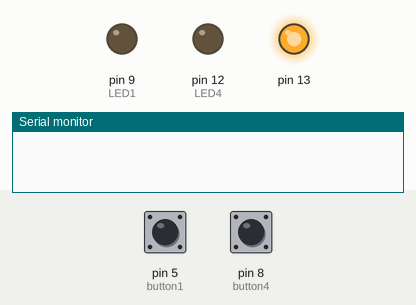
Simulated run of this sketch. Board: Arduino Uno, built with avr-gcc and run on an emulated ATmega328P. On the bench: output pins drawn as LEDs (lit = HIGH), the last lines printed to the serial monitor. The test bench sets the inputs (shaded band); at power-on: pin 5 (button1) HIGH, pin 8 (button4) LOW.

Above: at 1.2 s.
1.3 s: pin 5 (button1) pulled LOW for 0.15 s
At 1.4 s:
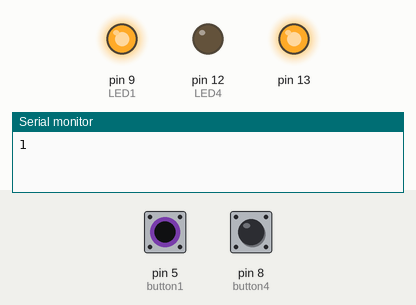
3.0 s: pin 8 (button4) pulled HIGH for 0.15 s
At 3.07 s:
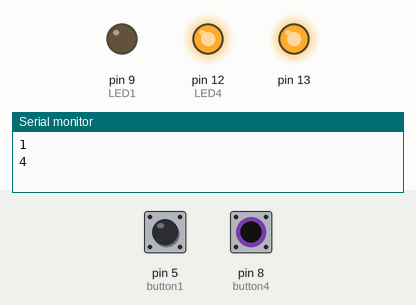
4.6 s: pin 8 (button4) pulled HIGH for 3.2 s
At 8.3 s:
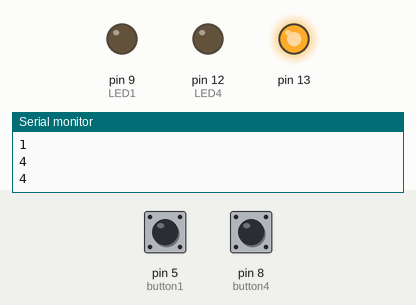
9.3 s: pin 5 (button1) pulled LOW for 3.2 s
At 10.6 s:
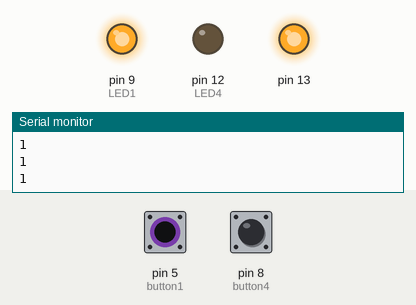
14.0 s: pin 5 (button1) driven LOW and pin 8 (button4) driven HIGH
At 15.5 s:
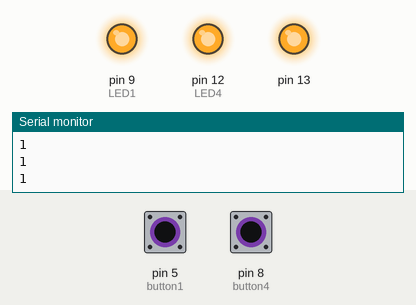
Timing chart, 0 to 16.6 s (numbered marks = the images above; inputs shaded):
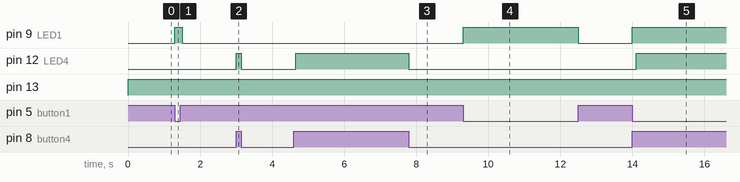

Measured:
- after the input at 1.3 s, pin 9 (LED1): LOW → HIGH at once, → LOW 0.20 s later
- after the input at 3.0 s, pin 12 (LED4): LOW → HIGH at once, → LOW 0.15 s later
- after the input at 4.6 s, pin 12 (LED4): LOW → HIGH after 0.05 s, → LOW 3.1 s later
- after the input at 9.3 s, pin 9 (LED1): LOW → HIGH at once, → LOW 3.2 s later
- after the input at 14.0 s, pin 9 (LED1): LOW → HIGH at once; pin 12 (LED4): LOW → HIGH after 0.10 s

The sketch:

checkButtonsAndLEDs.ino
```cpp
const int LED1 = 9 ;
const int LED2 = 10 ;
const int LED3 = 11 ;
const int LED4 = 12 ;
const int button1 = 5 ;
const int button2 = 6 ;
const int button3 = 7 ;
const int button4 = 8 ;
boolean isButton4Up = true;

void setup() {
  // put your setup code here, to run once:
pinMode(LED1,OUTPUT);

  pinMode(LED4 ,OUTPUT);
  pinMode(button1 ,INPUT);

  pinMode(button4 ,INPUT);
    Serial.begin(9600);
  pinMode(13 ,OUTPUT);


}

void loop() {
  // put your main code here, to run repeatedly:
  digitalWrite(13,HIGH);

if (digitalRead(button1)!=HIGH){
digitalWrite(LED1,HIGH);
Serial.write("1");
Serial.println();
delay(100);}
else{digitalWrite(LED1,LOW);}


if (digitalRead(button4)==HIGH &&  isButton4Up == true)
{digitalWrite(LED4,HIGH);
Serial.write("4");
Serial.println();
         isButton4Up = false;
}
else if (digitalRead(button4) == LOW)
       {
         isButton4Up = true;
         digitalWrite(LED4,LOW);
         delay(100);
       }

}
```
